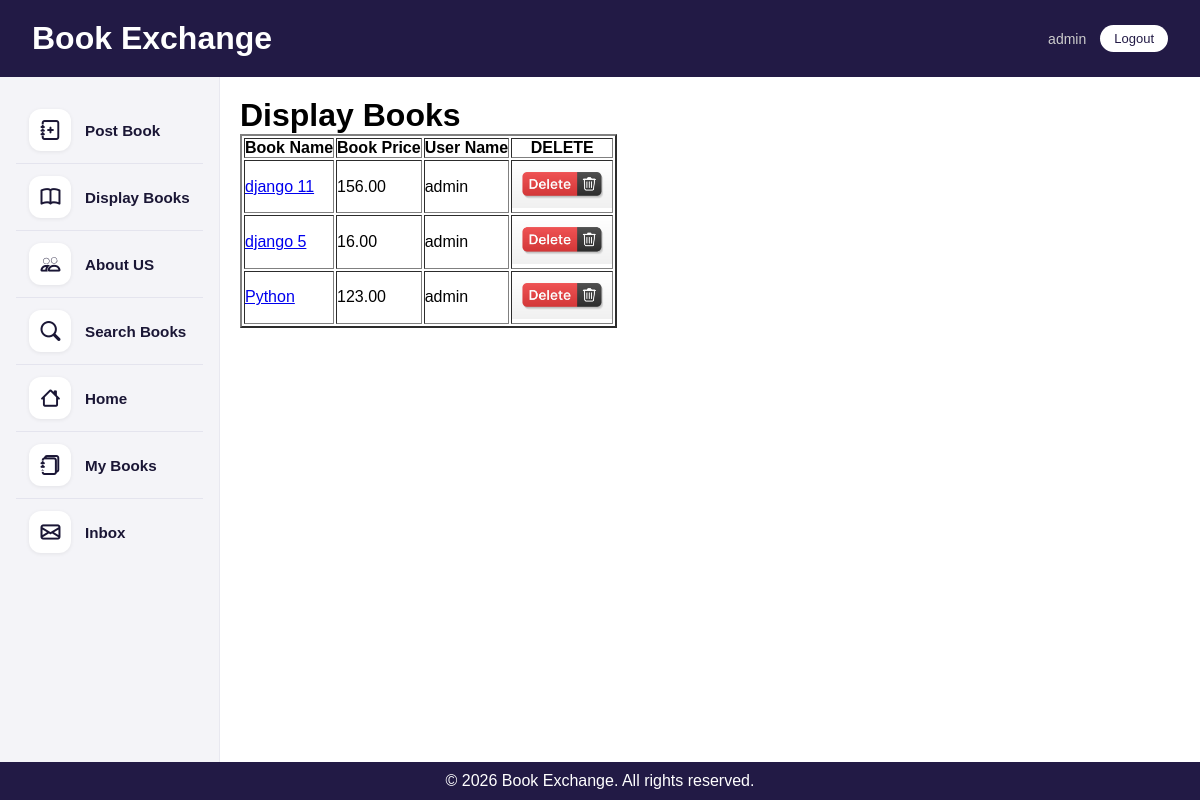
Page /mybooks (signed in) on the committed database.
### bookMng/models.py (models this page shows, shortened)
class MainMenu(models.Model):
    item = models.CharField(max_length=300, unique=True)
    link = models.CharField(max_length=300, unique=True)

class Book(models.Model):
    name = models.CharField(max_length=200)
    web = models.URLField(max_length=300)
    price = models.DecimalField(decimal_places=2, max_digits=8)
    publishdate = models.DateField(auto_now=True)
    picture = models.FileField(upload_to='bookEx/static/uploads')
    pic_path = models.CharField(max_length=300, editable=False, blank=True)
    username = models.ForeignKey(User, blank=True, null=True, on_delete=models.CASCADE)

### bookMng/views.py (the view)
# urls.py: path('mybooks', views.mybooks, name='mybooks'),
def mybooks(request):
    books = Book.objects.filter(username=request.user)
    for b in books:
        b.pic_path = b.picture.url[14:]
    return render(request,
                  'bookMng/mybooks.html',
                  {
                      'item_list': MainMenu.objects.all(),
                      'books': books
                  })

### bookEx/templates/bookMng/mybooks.html (shortened to what this page needs)
{% extends "base.html" %}
{% load static %}
{% block content %}
   <h1>Display Books</h1>
   <table border="2" >
      <tr>
          <th>
              Book Name
          </th>
          <th>
              Book Price
          </th>
          <th>
              User Name
          </th>
          <th>
              DELETE
          </th>
      </tr>
   {% for book in books %}
       <tr>
         <td>
                <a href="book_detail/{{ book.id }}">  {{ book.name }} </a>
         </td>
         <td>
            {{ book.price }}
         </td>
          <td>
            {{ book.username }}
         </td>
           <td>
            <a href="book_delete/{{ book.id }}">  <img src="{% static 'delete_button.jpg' %}" width="100" />
            </a>
           </td>
      </tr>
   {% endfor %}
   </table>
{% endblock content %}

### bookEx/templates/base.html (shortened to what this page needs)
{%  load static %}
<!DOCTYPE html>
<html lang="en">
<head>
    <link href="{%  static 'main.css' %}" rel="stylesheet" type="text/css">
    <link href="{% static 'table_format.css' %}" rel="stylesheet" type="text/css" />
    <link href="{% static 'comments.css' %}" rel="stylesheet" type="text/css" />
    <link href="{% static 'book_detail.css' %}" rel="stylesheet" type="text/css" />
    <link href="{% static 'message_box.css' %}" rel="stylesheet" type="text/css" />
    <link href="{% static 'register.css' %}" rel="stylesheet" type="text/css" />
    <link href="{% static 'login.css' %}" rel="stylesheet" type="text/css" />
    <link rel="stylesheet" href="https://cdn.jsdelivr.net/npm/bootstrap-icons@1.11.3/font/bootstrap-icons.css">
</head>
<body class="{% block body_class %}{% endblock %}">
    <header class="banner">
    <div class="bannerInner">
        <h1>Book Exchange</h1>
        <div class="bannerRight">
            {% if user.is_authenticated %}
                <span>{{ user.username }}</span>
                <form action="{% url 'logout' %}?next=/" method="post">
                    <button type="submit">Logout</button>
                </form>
            {% else %}
                <span>Not logged in</span>
                <a href="{% url 'login' %}?next=/">Login</a>
            {% endif %}
        </div>
    </div>
</header>
    <div class="container">
        <nav class="sidebar">
            <ul>
               {% for item in item_list %}
                   {% if user.is_authenticated or item.item != 'My Books' and item.item != 'Inbox' %}
                      <li>
                          <a href="{{ item.link }}">  {{ item.item }} </a>
                      </li>
                   {% endif %}
               {% endfor %}
            </ul>
        </nav>
        <main class="content">
            {% block content %}{% endblock content %}
        </main>
    </div>
    <footer class="footer">
        <p>&copy; 2026 Book Exchange. All rights reserved.</p>
    </footer>
</body>
</html>

### bookEx/static/main.css (style rules this page uses)
:root { --main-accent: #221a45; }
* { margin: 0; padding: 0; box-sizing: border-box; }
body { font-family: Arial, sans-serif; min-height: 100vh; display: flex; flex-direction: column; }
.banner { background-color: var(--main-accent); color: white; padding: 20px 32px; }
.bannerInner { display: flex; justify-content: space-between; align-items: center; }
.bannerRight { display: flex; align-items: center; gap: 14px; font-size: 14px; }
.bannerRight span { color: #ccc; }
.bannerRight button { background-color: white; color: var(--main-accent); border: none; border-radius: 25px; padding: 6px 14px; font-size: 13px; cursor: pointer; }
.bannerRight form { margin: 0; }
.container { flex: 1; display: flex; }
.sidebar { width: 220px; background-color: #f4f4f8; padding: 20px 16px; border-right: 1px solid #e8e8f0; }
.sidebar ul { list-style: none; }
.sidebar li { margin-bottom: 0; }
.sidebar li + li { border-top: 1px solid #e4e4ee; }
.sidebar a { text-decoration: none; color: #1a1635; font-weight: 600; font-size: 0.95rem; display: flex; align-items: center; gap: 14px; padding: 12px 10px; border-radius: 12px; border-left: 3px solid transparent; }
.sidebar a::before { content: ''; display: flex; align-items: center; justify-content: center; min-width: 42px; height: 42px; background-color: #ffffff; border-radius: 12px; font-family: "bootstrap-icons"; font-size: 1.2rem; box-shadow: 0 1px 4px rgba(0,0,0,0.07); color: #1a1635; }
.sidebar a[href="/"]::before { content: "\F425"; }
.sidebar a[href="/postbook"]::before { content: "\F442"; }
.sidebar a[href="/displaybooks"]::before { content: "\F194"; }
.sidebar a[href="/searchbooks"]::before { content: "\F52A"; }
.sidebar a[href="/mybooks"]::before { content: "\F447"; }
.sidebar a[href="/inbox"]::before { content: "\F32F"; }
.sidebar a[href="/aboutus"]::before { content: "\F4D0"; }
.content { flex: 1; padding: 20px; }
.footer { background-color: var(--main-accent); color: white; text-align: center; padding: 10px; }

### rows in the picture
MainMenu: item "Post Book"
MainMenu: item "Display Books"
MainMenu: item "About US"
MainMenu: item "Search Books"
MainMenu: item "Home"
MainMenu: item "My Books"
MainMenu: item "Inbox"
Book: name "django 11", price "156.00", username "admin"
Book: name "django 5", price "16.00", username "admin"
Book: name "Python", price "123.00", username "admin"

### other values in the picture
{{ user.username }} "admin"
